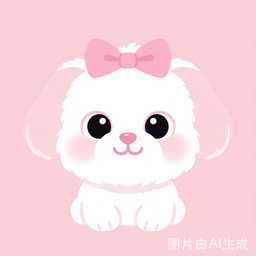
#> input picture assets/A_kawaii_plush_mascot_dog_char_2026-07-26T06-25-42.png, 256 x 256 px
$ python -i enhance_icons.py   (imports and definitions only)
#> lines starting #> are read from the running program, lines starting #| are printed output that depends on the picture
#> further down, picture is the input picture: PIL image 256x256 RGBA; mean R, G, B, A 248, 216, 221.7, 255
"""
批量增强图标：给每个图标垫上马卡龙彩色圆角矩形底 + 增强对比度
处理 h01~h34 全部图标
"""
import os
from PIL import Image, ImageEnhance, ImageFilter

ICON_DIR = "C:/Users/grass/WorkBuddy/2026-07-26-11-33-30/miniprogram-todo/assets/icons"
SIZE = 192
RADIUS = SIZE // 5  # 圆角半径 ~38px

# 马卡龙色盘 - 每个图标一个鲜明的底色
PASTEL_COLORS = [
    # h01~h20 通用图标底色
    "#FFB5B5", "#FFCBA4", "#FFEAA7", "#B8E994", "#81ECEC",  # 1-5
    "#74B9FF", "#A29BFE", "#FD79A8", "#FDCB6E", "#55EFC4",  # 6-10
    "#FF7675", "#6C5CE7", "#00B894", "#E17055", "#0984E3",  # 11-15
    "#F8B500", "#E84393", "#00CEC9", "#D63031", "#2D3436",  # 16-20
    # h21~h34 用户定制图标底色 (更鲜艳)
    "#FF6B6B", "#FFA502", "#7BED9F", "#70A1FF", "#FF69B4",  # 21-25 练背/哑铃/核心/垫脚尖/呼吸
    "#EE5A24", "#1E90FF", "#2ED573", "#FF4757", "#ffa502",  # 26-30 臀腿/头皮/穴位/喝水/钙片
    "#3742FA", "#2F3542", "#ff6348", "#1abc9c"               # 31-34 VD/阅读/备课/听课
]

def hex_to_rgb(h):
    h = h.lstrip('#')
    return tuple(int(h[i:i+2], 16) for i in (0, 2, 4))

# [9 lines left out: function make_color_base, not called in this run]

def enhance_icon(icon_img):
    """增强图标对比度和饱和度"""
    # 提升对比度
    icon_img = ImageEnhance.Contrast(icon_img).enhance(1.35)
    # 提升颜色饱和度
    icon_img = ImageEnhance.Color(icon_img).enhance(1.3)
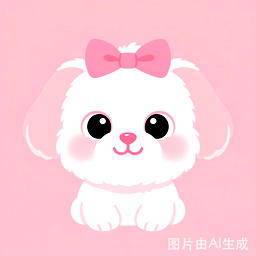
#> icon_img: PIL image 256x256 RGBA; mean R, G, B, A 251.7, 206.9, 216.9, 255
    # 轻微锐化
    icon_img = icon_img.filter(ImageFilter.SHARPEN)
    return icon_img

# [29 lines left out: function process_icon, not called in this run]

# 处理所有 h01~h34
total_before = 0
total_after = 0

# [21 lines not run here, left out]

>>> from PIL import Image
>>> picture = Image.open('../assets/A_kawaii_plush_mascot_dog_char_2026-07-26T06-25-42.png')
>>> result = enhance_icon(picture)
